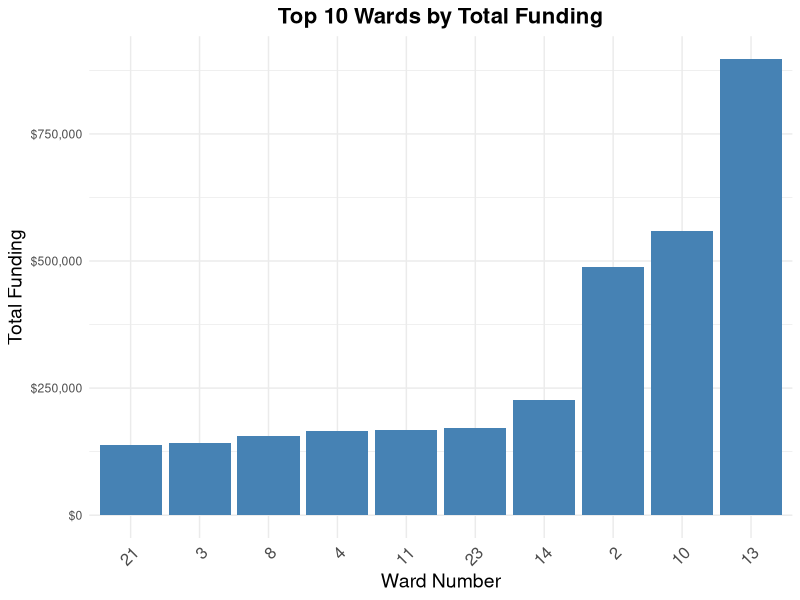
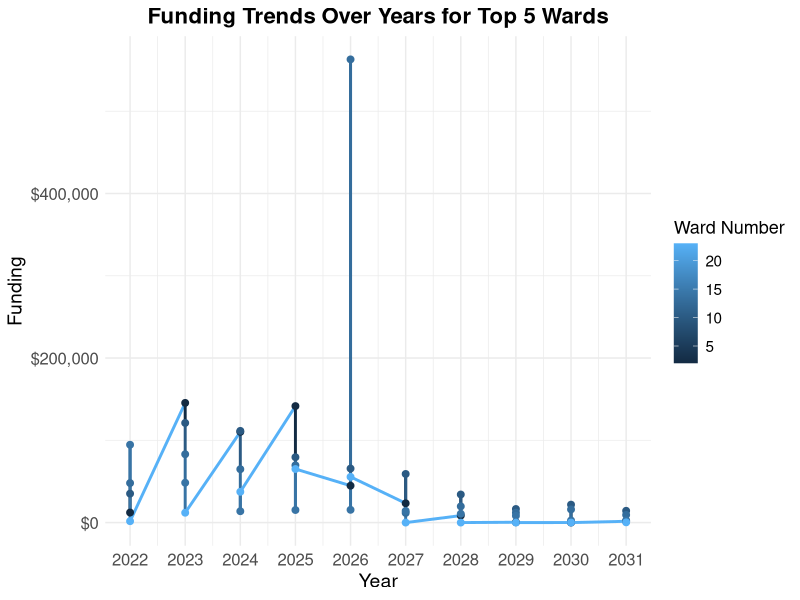
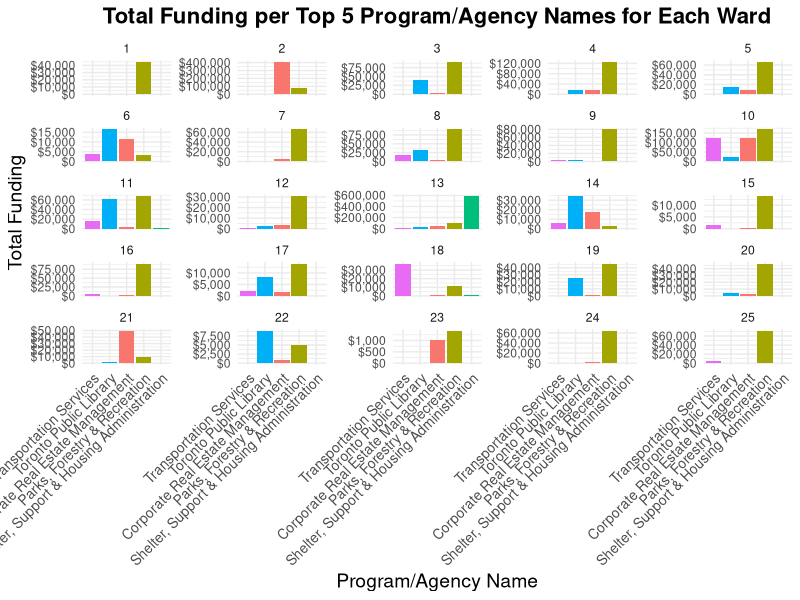

These charts were generated, in order, by the following R code:
#### Preamble ####
# Purpose: Explores data in an attempt to understand it more
# Author: Maria Mangru
# Date: September 2024
# Contact: maria.mangru@mail.utoronto.ca
# License: MIT

#### Workspace setup ####
library(dplyr)
library(tidyverse)
library(readr)
library(knitr)
library(kableExtra)
library(scales)

### Data handling ###
# Import cleaned data 
budget_data_clean <- read_csv("data/analysis_data/2022-2031-budget_data.csv")

# Identify year columns
year_cols <- as.character(2022:2031)


# Reshape data to long format
budget_data_long <- budget_data_clean %>%
  pivot_longer(
    cols = all_of(year_cols),
    names_to = "Year",
    values_to = "Funding"
  )


### Summing funding values ### 

# Total overall funding per ward number 
total_funding_ward <- budget_data_clean |>
  group_by(`Ward Number`) |>
  summarise(
    Total_Funding = sum(across(all_of(year_cols)), na.rm = TRUE)
  ) |>
  arrange(desc(Total_Funding))


# Funding for each year per ward number 
funding_yearly_ward <- budget_data_long |>
  group_by(`Ward Number`, Year) |>
  summarise(Funding = sum(Funding, na.rm = TRUE)) |>
  arrange(`Ward Number`, Year)


# Total funding per program/agency per ward number 
total_funding_program_ward <- budget_data_clean |>
  group_by(`Ward Number`, `Program/Agency Name`) |>
  summarise(Total_Funding = sum(across(all_of(year_cols)), na.rm = TRUE)) |>
  arrange(`Ward Number`, desc(Total_Funding))


# Yearly funding per program/agency per ward number - maybe remove later
funding_yearly_program_ward <- budget_data_long |>
  group_by(`Ward Number`, `Program/Agency Name`, Year) |>
  summarise(
    Funding = sum(Funding, na.rm = TRUE)
  ) |>
  arrange(`Ward Number`, `Program/Agency Name`, Year)


### Tables and Visualizations ###

## Tables ## 

# Total Overall Funding per Ward Number
total_funding_ward_table <- total_funding_ward |>
  arrange(desc(Total_Funding)) |>
  mutate(`Total Funding` = dollar(Total_Funding)) |>
  select(`Ward Number`, `Total Funding`)

total_funding_ward_table |>
  kable(
    col.names = c("Ward Number", "Total Funding"),
    format = "html",
    caption = "Total Overall Funding per Ward Number"
  ) |>
  kable_styling(full_width = FALSE, position = "center") |>
  column_spec(2, bold = TRUE, color = "white", background = "darkblue")


# Yearly Funding per Ward Number

funding_yearly_ward_table <- funding_yearly_ward |>
  pivot_wider(names_from = Year, values_from = Funding, values_fill = 0) %>%
  mutate_at(vars(all_of(year_cols)), ~ dollar(.)) |>
  arrange(`Ward Number`)

funding_yearly_ward_table|>
  kable(
    col.names = c("Ward Number", year_cols),
    format = "html",
    caption = "Yearly Funding for Wards"
  )|>
  kable_styling(full_width = TRUE, position = "center") |>
  scroll_box(width = "100%", height = "300px")

# Total Funding per Program/Agency Name for Each Ward Number
total_funding_program_ward_table <- total_funding_program_ward |>
  mutate(`Total Funding` = dollar(Total_Funding)) |>
  arrange(`Ward Number`, desc(Total_Funding)) |>
  select(`Ward Number`, `Program/Agency Name`, `Total Funding`)

# Display the table with styling
total_funding_program_ward_table %>%
  kable(
    col.names = c("Ward Number", "Program/Agency Name", "Total Funding"),
    format = "html",
    caption = "Total Funding per Program/Agency Name for Each Ward Number (Top 10 Programs)"
  ) %>%
  kable_styling(full_width = FALSE, position = "center") %>%
  column_spec(3, bold = TRUE, color = "white", background = "darkgreen")

# 1.4. Yearly Funding per Program/Agency Name for Selected Wards
selected_wards <- c("1", "10")  # Example: Ward 1 and Ward 10

funding_yearly_program_ward_table <- funding_yearly_program_ward %>%
  filter(`Ward Number` %in% selected_wards) %>%
  pivot_wider(names_from = Year, values_from = Funding, values_fill = 0) %>%
  mutate_at(vars(all_of(year_cols)), ~ dollar(.)) %>%
  arrange(`Ward Number`, `Program/Agency Name`)

# Display the table with scrollable box
funding_yearly_program_ward_table %>%
  kable(
    col.names = c("Ward Number", "Program/Agency Name", year_cols),
    format = "html",
    caption = "Yearly Funding per Program/Agency Name for Selected Wards"
  ) %>%
  kable_styling(full_width = TRUE, position = "center") %>%
  scroll_box(width = "100%", height = "300px")

### 2. Graphs ###

# 2.1. Bar Chart: Top 10 Wards by Total Funding
ggplot(total_funding_ward %>% top_n(10, Total_Funding), aes(x = reorder(`Ward Number`, Total_Funding), y = Total_Funding)) +
  geom_bar(stat = "identity", fill = "steelblue") +
  labs(
    title = "Top 10 Wards by Total Funding",
    x = "Ward Number",
    y = "Total Funding"
  ) +
  scale_y_continuous(labels = dollar_format()) +
  theme_minimal() +
  theme(
    plot.title = element_text(size = 16, face = "bold", hjust = 0.5),
    axis.text.x = element_text(angle = 45, hjust = 1, size = 12),
    axis.title = element_text(size = 14)
  )

# 2.2. Line Chart: Funding Trends Over Years for Top 5 Wards
top_5_wards <- total_funding_ward %>%
  top_n(5, Total_Funding) %>%
  pull(`Ward Number`)

ggplot(funding_yearly_ward %>% filter(`Ward Number` %in% top_5_wards), aes(x = as.integer(Year), y = Funding, color = `Ward Number`)) +
  geom_line(size = 1) +
  geom_point(size = 2) +
  labs(
    title = "Funding Trends Over Years for Top 5 Wards",
    x = "Year",
    y = "Funding",
    color = "Ward Number"
  ) +
  scale_x_continuous(breaks = 2022:2031) +
  scale_y_continuous(labels = dollar_format()) +
  theme_minimal() +
  theme(
    plot.title = element_text(size = 16, face = "bold", hjust = 0.5),
    axis.text = element_text(size = 12),
    axis.title = element_text(size = 14),
    legend.title = element_text(size = 13),
    legend.text = element_text(size = 11)
  )

# 2.3. Bar Chart: Total Funding per Top 5 Program/Agency Names for Each Ward Number
top_5_programs <- total_funding_program_ward %>%
  group_by(`Program/Agency Name`) %>%
  summarise(Total = sum(Total_Funding)) %>%
  top_n(5, Total) %>%
  pull(`Program/Agency Name`)

ggplot(total_funding_program_ward %>% filter(`Program/Agency Name` %in% top_5_programs), 
       aes(x = reorder(`Program/Agency Name`, Total_Funding), y = Total_Funding, fill = `Program/Agency Name`)) +
  geom_bar(stat = "identity") +
  labs(
    title = "Total Funding per Top 5 Program/Agency Names for Each Ward",
    x = "Program/Agency Name",
    y = "Total Funding"
  ) +
  scale_y_continuous(labels = dollar_format()) +
  theme_minimal() +
  facet_wrap(~ `Ward Number`, scales = "free_y") +
  theme(
    plot.title = element_text(size = 16, face = "bold", hjust = 0.5),
    axis.text.x = element_text(angle = 45, hjust = 1, size = 10),
    axis.title = element_text(size = 14),
    legend.position = "none"
  )
